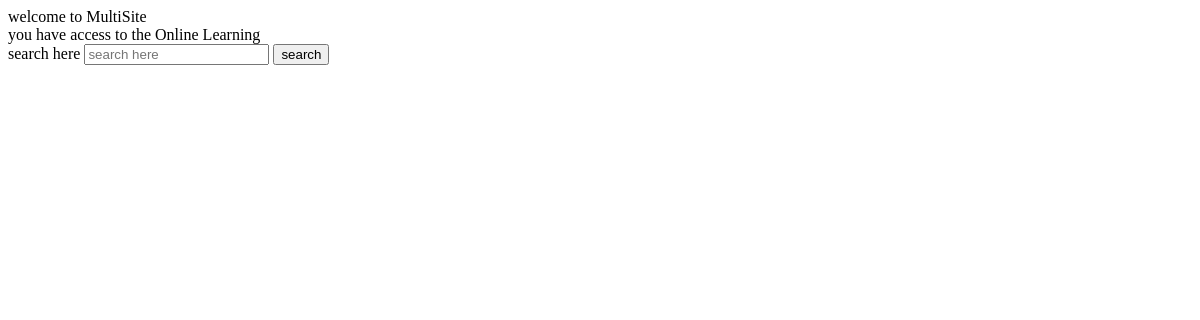
Page /about/ on the earlier database version.
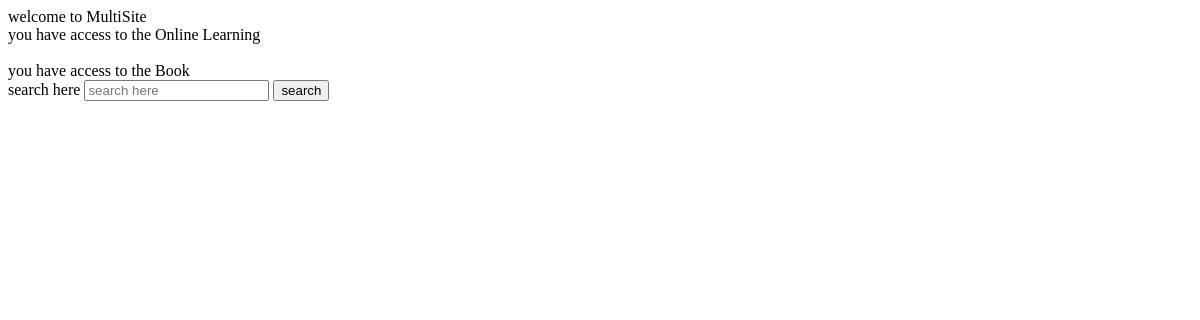
Same page on the later database version.
### Home/models.py (models this page shows)
class HomePageItems(models.Model):
    Topics=models.CharField(max_length=50)
    PlaceItems=models.CharField(max_length=100)
    Explore=models.CharField(max_length=100)

### Home/views.py (the view)
# urls.py: path('about/',about,name='about'),
def about(request):
    items = HomePageItems.objects.all()
    context={'items':items}
    return render(request,'homepage.html',context)

### Home/templates/homepage.html (shortened to what this page needs)
<!DOCTYPE html>
<html lang="en">
<head>
</head>
<body>
welcome to MultiSite
{% for x in items %}
<br>
you have access to the {{x.Topics}}<br>
{% endfor %}
<form action="https://www.google.com/search" method="get">
    search here <input type="text" name='q' placeholder="search here">
    <input type="submit" value="search">
</form>
</body>
</html>

Differences in the rows shown:
added HomePageItems: Topics "Book"
